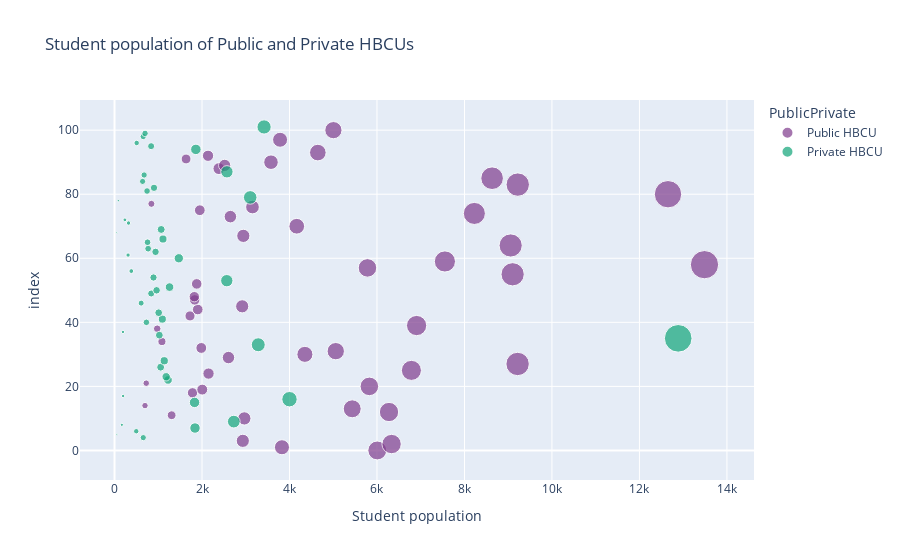

Write notebook code for a chart like this one.
### Code cell
#create scatterplot of student population by public/private HBCUs
fig = px.scatter(df,x=df['Student population'],
                 size=df['Student population'],
                 hover_name=df['Name'],
                 title='Student population of Public and Private HBCUs', 
                 color_discrete_sequence=px.colors.qualitative.Bold,
                 color=df["PublicPrivate"])
fig.show()

### Figure 1 — Plotly figure (JSON) as saved in the notebook; plotly's stock layout.template omitted (floating-point values rounded to 4 significant figures)
{"data": [{"hovertemplate": "<b>%{hovertext}</b><br><br>PublicPrivate=Public HBCU<br>Student population=%{marker.size}<br>index=%{y}<extra></extra>", "hovertext": ["Alabama A & M University", "Alabama State University", "Albany State University", "Alcorn State University", "Bishop State Community College", "Bluefield State University", "Bowie State University", "Central State University", "Cheyney University of Pennsylvania", "Coahoma Community College", "Coppin State University", "Delaware State University", "Denmark Technical College", "Elizabeth City State University", "Fayetteville State University", "Florida Agricultural and Mechanical University", "Fort Valley State University", "Gadsden State Community College", "Grambling State University", "H Councill Trenholm State Community College", "Harris-Stowe State University", "J. F. Drake State Community and Technical College", "Jackson State University", "Kentucky State University", "Langston University", "Lawson State Community College", "Lincoln University", "Lincoln University", "Mississippi Valley State University", "Morgan State University", "Norfolk State University", "North Carolina A & T State University", "North Carolina Central University", "Prairie View A & M University", "Savannah State University", "Shelton State Community College", "South Carolina State University", "Southern University and A & M College", "Southern University at New Orleans", "Southern University at Shreveport", "Southern University Law Center", "St Philip's College", "Tennessee State University", "Texas Southern University", "University of Arkansas at Pine Bluff", "University of Maryland Eastern Shore", "University of the District of Columbia", "University of the Virgin Islands", "University of the Virgin Islands-Albert A. Sheen", "Virginia State University", "West Virginia State University", "Winston-Salem State University"], "legendgroup": "Public HBCU", "marker": {"color": "rgb(127, 60, 141)", "size": [6007, 3828, 6334, 2933, 2968, 1306, 6275, 5434, 697, 1783, 2006, 5826, 725, 2149, 6787, 9215, 2605, 4352, 5058, 1984, 1084, 976, 6906, 1726, 1903, 2919, 1833, 1824, 1879, 9101, 5783, 13487, 7553, 9056, 2945, 4166, 2649, 8226, 1950, 3154, 843, 12653, 9218, 8632, 2387, 2518, 3577, 1636, 2138, 4648, 3785, 5004], "sizemode": "area", "sizeref": 33.72, "symbol": "circle"}, "mode": "markers", "name": "Public HBCU", "orientation": "h", "showlegend": true, "type": "scatter", "x": [6007, 3828, 6334, 2933, 2968, 1306, 6275, 5434, 697, 1783, 2006, 5826, 725, 2149, 6787, 9215, 2605, 4352, 5058, 1984, 1084, 976, 6906, 1726, 1903, 2919, 1833, 1824, 1879, 9101, 5783, 13487, 7553, 9056, 2945, 4166, 2649, 8226, 1950, 3154, 843, 12653, 9218, 8632, 2387, 2518, 3577, 1636, 2138, 4648, 3785, 5004], "xaxis": "x", "y": [0, 1, 2, 3, 10, 11, 12, 13, 14, 18, 19, 20, 21, 24, 25, 27, 29, 30, 31, 32, 34, 38, 39, 42, 44, 45, 47, 48, 52, 55, 57, 58, 59, 64, 67, 70, 73, 74, 75, 76, 77, 80, 83, 85, 88, 89, 90, 91, 92, 93, 97, 100], "yaxis": "y"}, {"hovertemplate": "<b>%{hovertext}</b><br><br>PublicPrivate=Private HBCU<br>Student population=%{marker.size}<br>index=%{y}<extra></extra>", "hovertext": ["Allen University", "American Baptist College", "Arkansas Baptist College", "Benedict College", "Bennett College", "Bethune-Cookman University", "Claflin University", "Clark Atlanta University", "Clinton College", "Dillard University", "Edward Waters University", "Fisk University", "Florida Memorial University", "Hampton University", "Howard University", "Huston-Tillotson University", "Interdenominational Theological Center", "Jarvis Christian University", "Johnson C Smith University", "Lane College", "Le Moyne-Owen College", "Livingstone College", "Meharry Medical College", "Miles College", "Morehouse College", "Morehouse School of Medicine", "Morris College", "Oakwood University", "Paine College", "Paul Quinn College", "Philander Smith University", "Rust College", "Saint Augustine's University", "Selma University", "Shaw University", "Shorter College", "Simmons College of Kentucky", "Southwestern Christian College", "Spelman College", "Stillman College", "Talladega College", "Texas College", "Tougaloo College", "Tuskegee University", "Virginia Union University", "Virginia University of Lynchburg", "Voorhees University", "Wilberforce University", "Wiley University", "Xavier University of Louisiana"], "legendgroup": "Private HBCU", "marker": {"color": "rgb(17, 165, 121)", "size": [657, 53, 497, 1840, 168, 2727, 1830, 4000, 197, 1224, 1181, 1055, 1137, 3286, 12886, 1025, 193, 729, 1093, 1010, 609, 839, 962, 1258, 2567, 891, 384, 1470, 310, 938, 769, 755, 1108, 50, 1067, 321, 237, 88, 3102, 744, 903, 642, 677, 2570, 1860, 837, 507, 656, 698, 3419], "sizemode": "area", "sizeref": 33.72, "symbol": "circle"}, "mode": "markers", "name": "Private HBCU", "orientation": "h", "showlegend": true, "type": "scatter", "x": [657, 53, 497, 1840, 168, 2727, 1830, 4000, 197, 1224, 1181, 1055, 1137, 3286, 12886, 1025, 193, 729, 1093, 1010, 609, 839, 962, 1258, 2567, 891, 384, 1470, 310, 938, 769, 755, 1108, 50, 1067, 321, 237, 88, 3102, 744, 903, 642, 677, 2570, 1860, 837, 507, 656, 698, 3419], "xaxis": "x", "y": [4, 5, 6, 7, 8, 9, 15, 16, 17, 22, 23, 26, 28, 33, 35, 36, 37, 40, 41, 43, 46, 49, 50, 51, 53, 54, 56, 60, 61, 62, 63, 65, 66, 68, 69, 71, 72, 78, 79, 81, 82, 84, 86, 87, 94, 95, 96, 98, 99, 101], "yaxis": "y"}], "layout": {"legend": {"itemsizing": "constant", "title": {"text": "PublicPrivate"}, "tracegroupgap": 0}, "title": {"text": "Student population of Public and Private HBCUs"}, "xaxis": {"anchor": "y", "domain": [0, 1], "title": {"text": "Student population"}}, "yaxis": {"anchor": "x", "domain": [0, 1], "title": {"text": "index"}}}}
